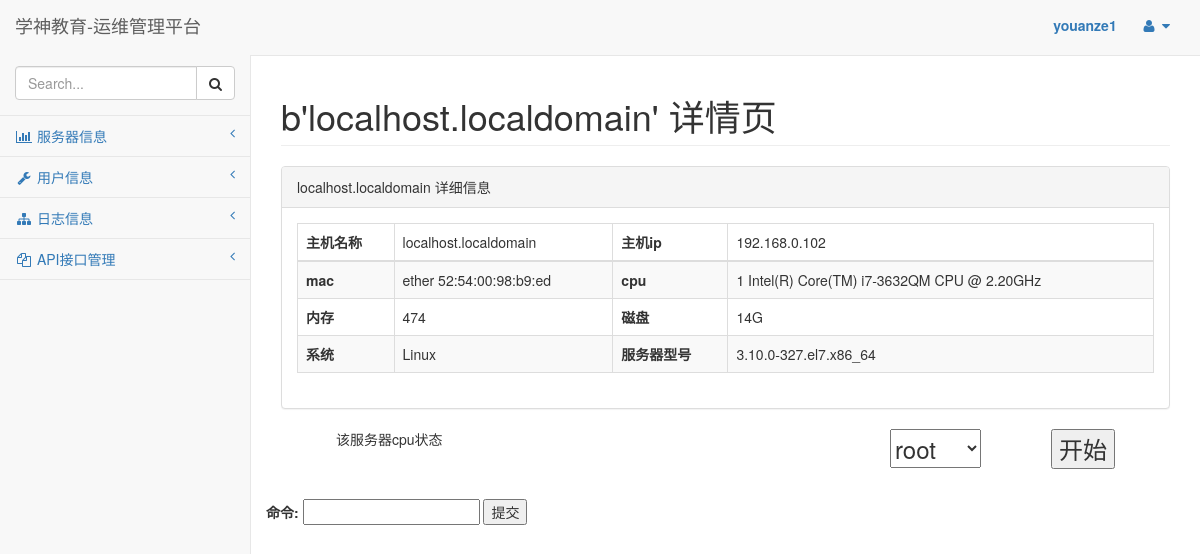
/service/content/1 (signed in), run on the app's committed database.
### Service/models.py (models this page shows)
class Service(models.Model):
    host = models.CharField(max_length=32,verbose_name="主机名称")
    ip = models.CharField(max_length=32,verbose_name="主机ip")
    mac = models.CharField(max_length=32,verbose_name="mac")
    cpu = models.CharField(max_length=32,verbose_name="cpu")
    mem = models.CharField(max_length=32,verbose_name="内存")
    disk = models.CharField(max_length=32,verbose_name="磁盘")
    system = models.CharField(max_length=32,verbose_name="系统")
    model = models.CharField(max_length=32,verbose_name="服务器型号")

### Service/views.py (the view)
# urls.py: url(r'content/(?P<ids>\d{1,3})', content),
def content(request,ids):
    service_data = Service.objects.get(id = int(ids))
    user_list = ServerUser.objects.filter(serviceid=ids)
    hostname = service_data.host.strip()
    statue = "%s 详情页"%hostname.encode("utf-8")
    host_data = {
        "host_name":service_data.host,
        "ip":service_data.ip,
        "mac":service_data.mac,
        "cpu":service_data.cpu,
        "mem":service_data.mem,
        "disk":service_data.disk,
        "system":service_data.system,
        "model":service_data.model,
        "id":service_data.id
    }
    return render_to_response("server_content.html",locals())

### template/server_content.html (shortened to what this page needs)
{% extends "base.html" %}
{% block 'content' %}
    <div class="row">
                <div class="col-lg-12">
                    <div class="panel panel-default">
                        <div class="panel-heading" id="service" attr="{{ host_data.id }}">
                            {{ host_data.host_name }} 详细信息
                        </div>
                        <div class="panel-body">
                            <div class="table-responsive">
                                <table class="table table-striped table-bordered table-hover">
                                    <thead>
                                        <tr>
                                            <th>主机名称</th>
                                            <td>{{ host_data.host_name }}</td>
                                            <th>主机ip</th>
                                            <td>{{ host_data.ip }}</td>
                                        </tr>
                                    </thead>
                                    <tbody>
                                        <tr>
                                            <th>mac</th>
                                            <td>{{ host_data.mac }}</td>
                                            <th>cpu</th>
                                            <td>{{ host_data.cpu }}</td>
                                        </tr>
                                        <tr>
                                            <th>内存</th>
                                            <td>{{ host_data.mem }}</td>
                                            <th>磁盘</th>
                                            <td>{{ host_data.disk }}</td>
                                        </tr>
                                        <tr>
                                            <th>系统</th>
                                            <td>{{ host_data.system }}</td>
                                            <th>服务器型号</th>
                                            <td>{{ host_data.model }}</td>
                                        </tr>
                                    </tbody>
                                </table>
                            </div>
                        </div>
                    </div>
                </div>
            </div>
    <div class="row">
        <span style="margin-left: 70px;">
            该服务器cpu状态
        </span>
        <button style="float: right; margin-right: 70px;font-size: 24px;" id="start">
            开始
        </button>
        <select class="selectpicker" style="float: right; margin-right: 70px;font-size: 24px;" id="select">
            {% for user in user_list %}
                <option value ="{{ user.id }}" style="font-size: 24px;">{{ user.serverUserName }}</option>
            {% endfor %}
        </select>
    </div>
    <div class="panel-body">
    </div>
    <div class="row">
        <form method="get">
            <label>
                命令:
            </label>
            <input type="text" name="command" id="command">
            <input type="button" value="提交" id="submitCommand">
        </form>
    </div>
{% endblock %}

### data on the page
Service: host_name "localhost.localdomain", ip "192.168.0.102", mac "ether 52:54:00:98:b9:ed", cpu "1 Intel(R) Core(TM) i7-3632QM CPU @ 2.20GHz", mem "474", disk "14G", system "Linux", model "3.10.0-327.el7.x86_64"

### other printed values
{{ request.session.username }} "youanze1"
{{ statue }} "b'localhost.localdomain' 详情页"
form field value "root"
